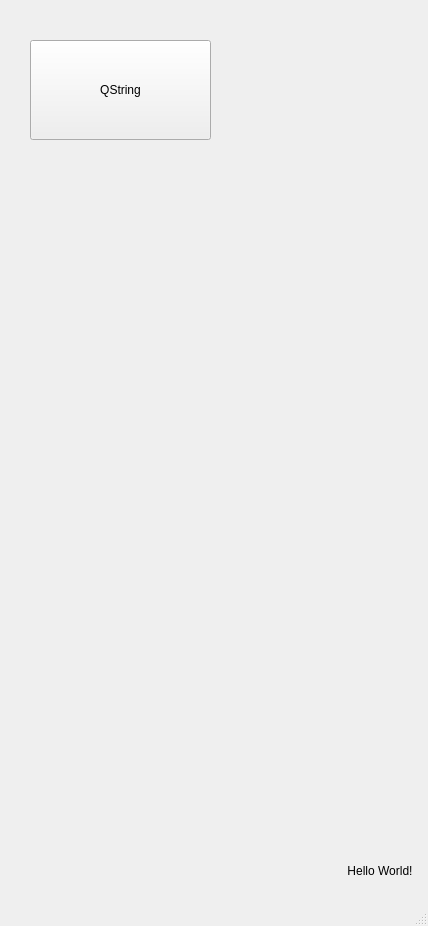
<?xml version="1.0" encoding="UTF-8"?>
<ui version="4.0">
 <class>MainWindow</class>
 <widget class="QMainWindow" name="MainWindow">
  <property name="geometry">
   <rect>
    <x>0</x>
    <y>0</y>
    <width>428</width>
    <height>926</height>
   </rect>
  </property>
  <property name="windowTitle">
   <string>MainWindow</string>
  </property>
  <widget class="QWidget" name="centralwidget">
   <widget class="QLabel" name="label">
    <property name="geometry">
     <rect>
      <x>330</x>
      <y>860</y>
      <width>100</width>
      <height>21</height>
     </rect>
    </property>
    <property name="layoutDirection">
     <enum>Qt::LeftToRight</enum>
    </property>
    <property name="locale">
     <locale language="English" country="UnitedStates"/>
    </property>
    <property name="text">
     <string>Hello World!</string>
    </property>
    <property name="textFormat">
     <enum>Qt::AutoText</enum>
    </property>
    <property name="alignment">
     <set>Qt::AlignCenter</set>
    </property>
   </widget>
   <widget class="QPushButton" name="pushButton">
    <property name="geometry">
     <rect>
      <x>30</x>
      <y>40</y>
      <width>181</width>
      <height>100</height>
     </rect>
    </property>
    <property name="text">
     <string>QString</string>
    </property>
   </widget>
  </widget>
  <widget class="QMenuBar" name="menubar">
   <property name="geometry">
    <rect>
     <x>0</x>
     <y>0</y>
     <width>428</width>
     <height>21</height>
    </rect>
   </property>
  </widget>
  <widget class="QStatusBar" name="statusbar"/>
 </widget>
 <resources/>
 <connections/>
</ui>
